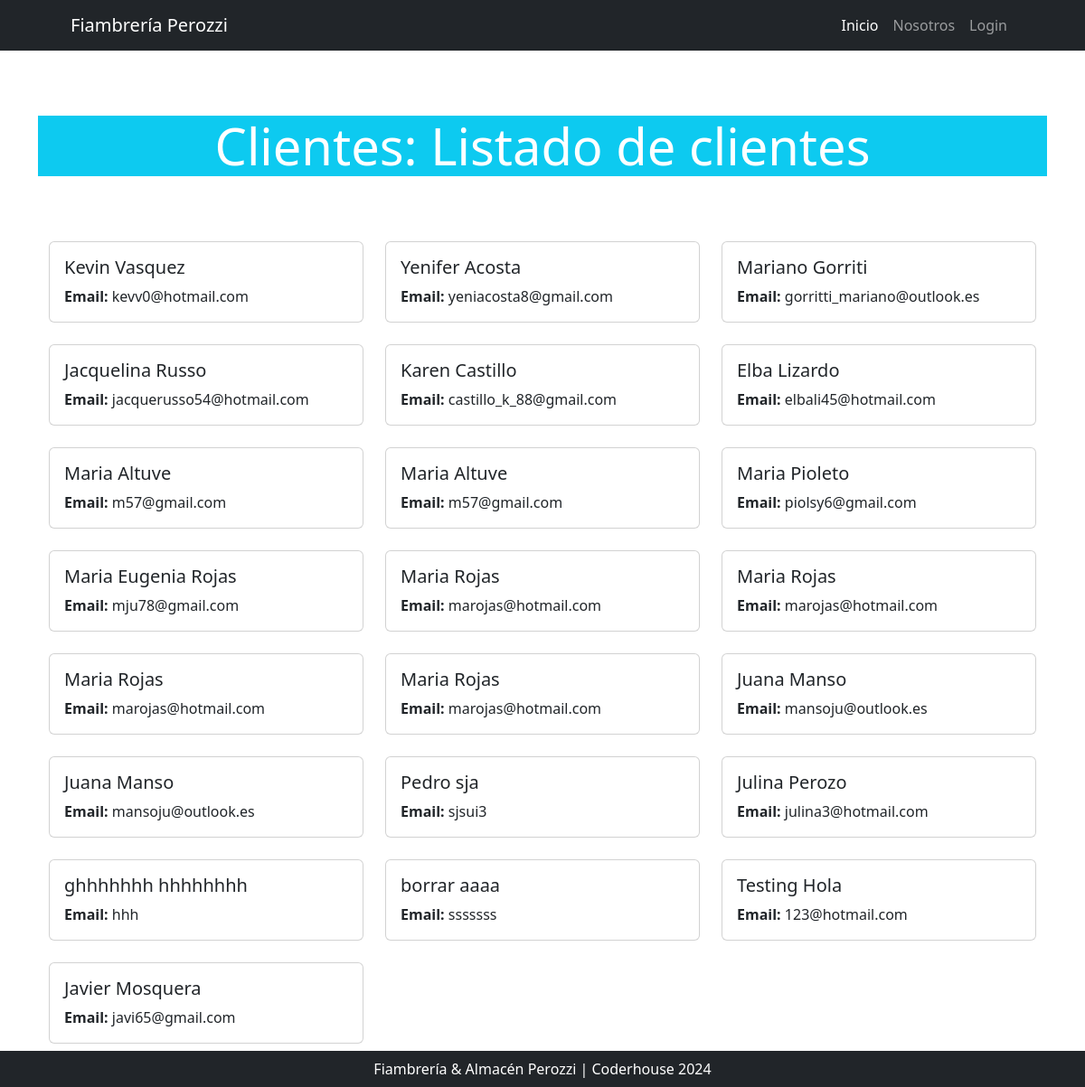
Page /Clientes/Listado on the earlier database version.
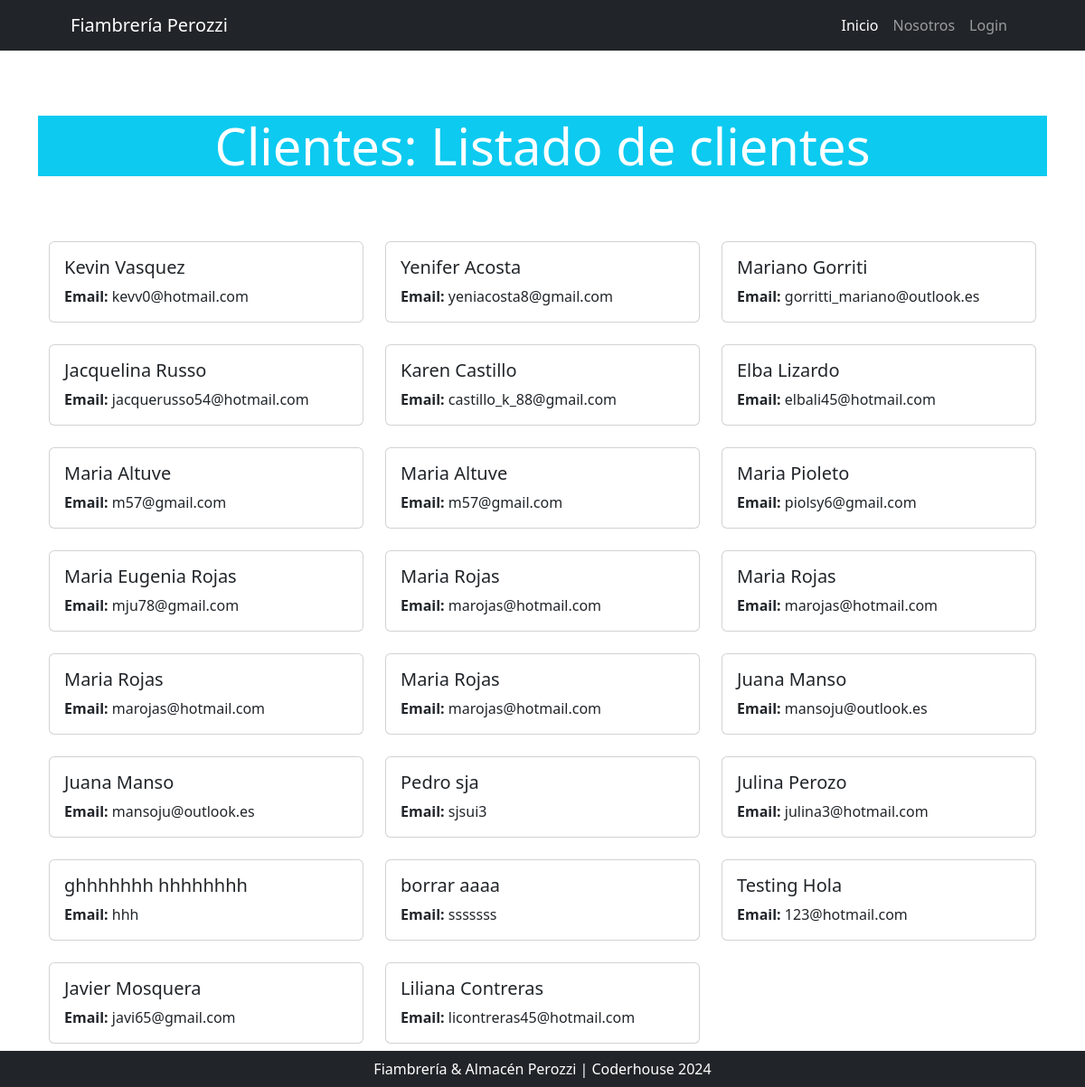
Same page on the later database version.
### Clientes/models.py (models this page shows, shortened)
class Clientes(models.Model):
    nombre = models.CharField(max_length=255)
    apellido = models.CharField(max_length=255)
    email = models.CharField(max_length=50)
    sucursal = models.ForeignKey(Sucursal, on_delete=models.SET_NULL, null=True, blank=True)

### Clientes/views.py (the view)
# urls.py: path("Listado", lista_clientes, name="lista_clientes"),
def lista_clientes(request):
    consulta = Clientes.objects.all()
    contexto = {"Clientes": consulta}
    return render(request, "Clientes/lista_clientes.html", contexto)

### Clientes/templates/Clientes/lista_clientes.html (shortened to what this page needs)
{% extends 'core/base.html' %}
{% block body_title %}
    Clientes: Listado de clientes
{% endblock body_title %}
{% block content %}
    <div class="row">
        {% for cliente in Clientes %}
            <div class="col-md-4 mb-4">
                <div class="card">
                    <div class="card-body">
                        <h5 class="card-title">{{ cliente.nombre }} {{ cliente.apellido }}</h5>
                        <p class="card-text"><strong>Email:</strong> {{ cliente.email }}</p>
                    </div>
                </div>
            </div>
        {% endfor %}
    </div>
{% endblock content %}

Differences in the rows shown:
added Clientes: nombre "Liliana", apellido "Contreras", email "licontreras45@hotmail.com"
